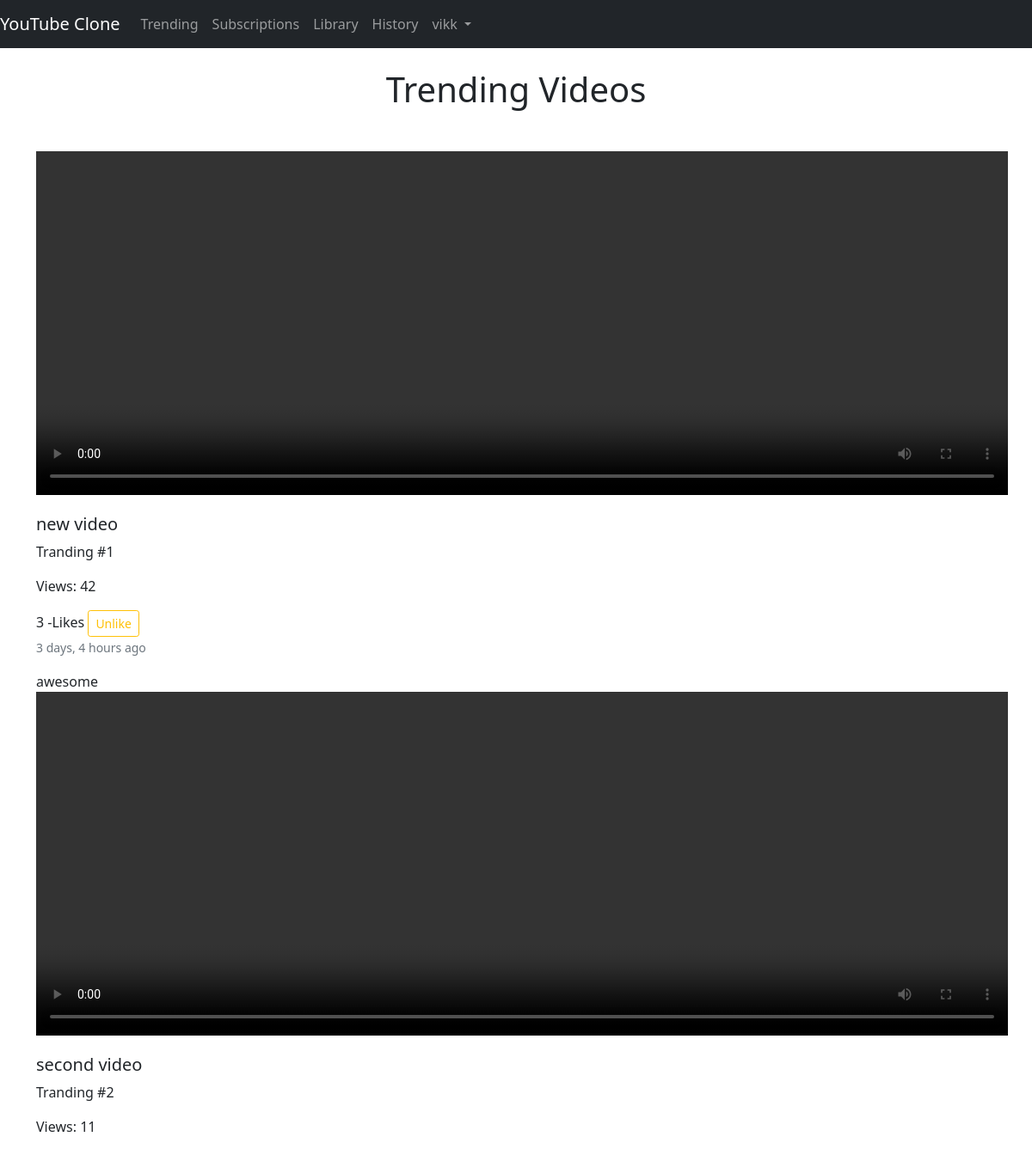
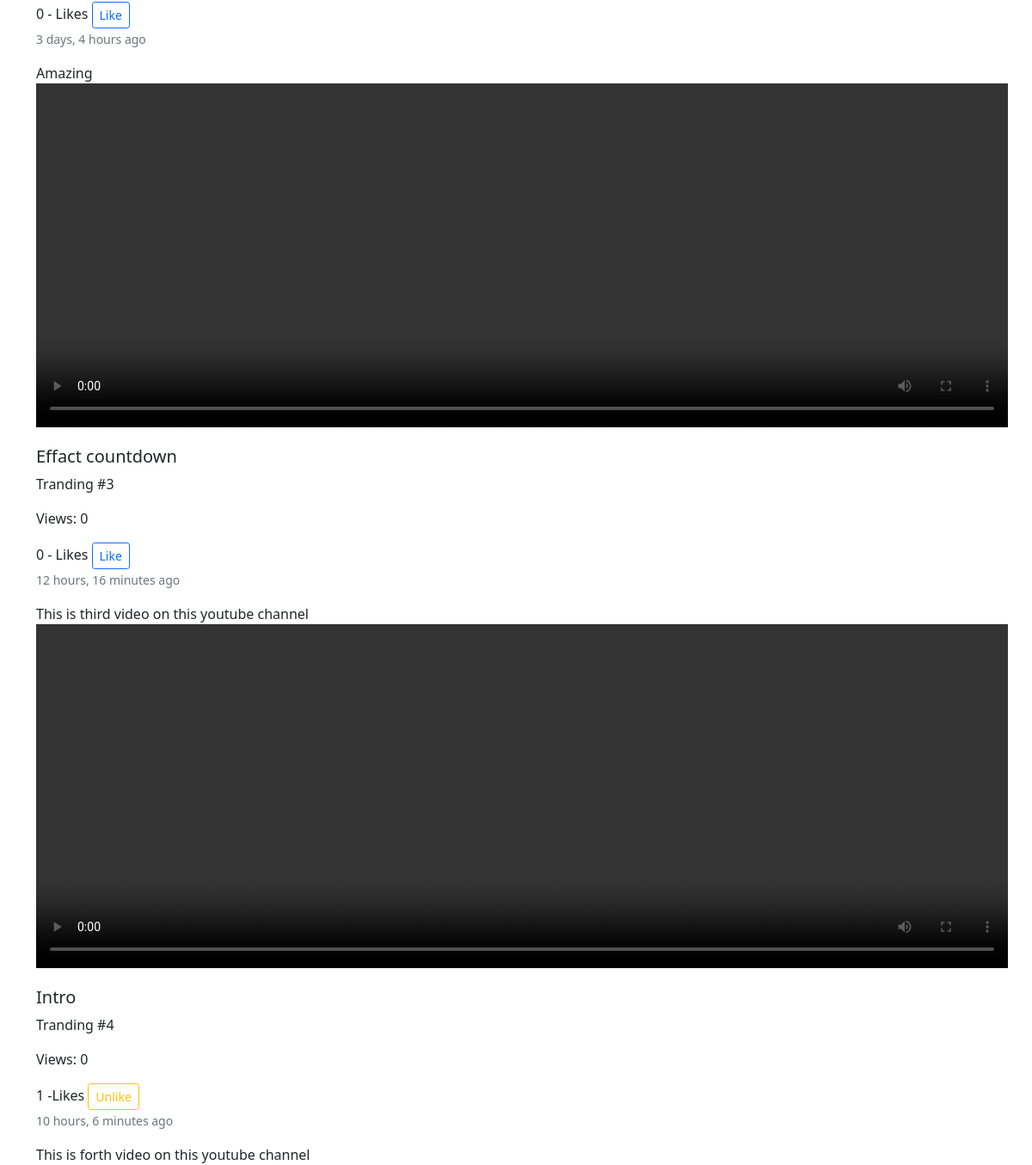
The page /tranding (signed in) on the database its author committed (2 pictures, top to bottom).
### videos/models.py (models this page shows, shortened)
class Video(models.Model):
    user = models.ForeignKey(User, on_delete=models.CASCADE)
    title = models.CharField(max_length=200)
    description = models.TextField(blank=True, null=True)
    video_file = models.FileField(upload_to='videos')
    likes = models.ManyToManyField(User, related_name='video_like', blank=True)
    created_on = models.DateTimeField(auto_now_add=True)
    views = models.IntegerField(default=0)
    channel = models.ForeignKey(Channel, on_delete=models.CASCADE, related_name='channel_videos')
    @classmethod
    def get_tranding_videos(cls):
        return cls.objects.order_by('-views')[:10]
    def total_likes(self):
        return self.likes.count()

### videos/views.py (the view)
# urls.py: path('tranding', views.trending_videos, name='tranding'),
@login_required(login_url='login')
def trending_videos(request):
    videos = Video.get_tranding_videos()
    return render(request, 'videos/tranding_videos.html', {'videos':videos})

### videos/templates/videos/tranding_videos.html (shortened to what this page needs)
{% extends 'videos/base.html' %}
{% block content %}
<div class="container">
    <h1 class="text-center mt-4 mb-5">Trending Videos</h1>
    <div class="row">
        {% for video in videos %}
        <div class="col-md-8">
            <video width="1130" height="400" controls>
                <source src="{{ video.video_file.url }}" type="video/mp4">
            </video>
            <h5 class="card-title mt-3">{{ video.title }}</h5>
            <p>Tranding #{{ forloop.counter }}</p>
            <p>Views: {{ video.views }}</p>
                {% if user in video.likes.all %}
                    {{ video.total_likes }} -Likes <a href="{% url 'like_video' video.id %}" class="btn btn-outline-warning btn-sm">Unlike</a>
                    {% else %}
                    {{ video.total_likes }} - Likes <a href="{% url 'like_video' video.id %}" class="btn btn-outline-primary btn-sm">Like</a>
                {% endif %}
            <p class="card-text"><small class="text-muted">
               {{ video.created_on|timesince }} ago
            </small></p>
            <p class="card-text">{{ video.description }}</p>
        </div>
        {% endfor %}
    </div>
</div>
{% endblock %}

### videos/templates/videos/base.html (shortened to what this page needs)
<!doctype html>
<html lang="en">
  <head>
    <link href="https://cdn.jsdelivr.net/npm/bootstrap@5.0.2/dist/css/bootstrap.min.css" rel="stylesheet">
  </head>
  <body>
    <nav class="navbar navbar-expand-lg navbar-dark bg-dark">
        <a class="navbar-brand" href="/">YouTube Clone</a>
        <div class="collapse navbar-collapse" id="navbarNav">
          <ul class="navbar-nav ml-auto">
            <li class="nav-item active">
              <a class="nav-link" href="{% url 'tranding' %}">Trending</a>
            </li>
            <li class="nav-item active">
              <a class="nav-link" href="#">Subscriptions</a>
            </li>
            <li class="nav-item active">
              <a class="nav-link" href="{% url 'library' %}">Library</a>
            </li>
            <li class="nav-item active">
              <a class="nav-link" href="{% url 'history' %}">History</a>
            </li>
            {% if request.user.is_authenticated %}
            <li class="nav-item dropdown">
              <a class="nav-link dropdown-toggle" href="#" id="navbarDropdown" role="button" data-bs-toggle="dropdown" aria-expanded="false">
                {{request.user.username}}
              </a>
            </li>
            {% endif %}
          </ul>
        </div>
      </nav>
      {% block content %}
      {% endblock content %}
  </body>
</html>

### rows shown on the page
Video: title "new video", views "42", total_likes "3", created_on "3 days, 4 hours", description "awesome"
Video: title "second video", views "11", total_likes "0", created_on "3 days, 4 hours", description "Amazing"
Video: title "Effact countdown", views "0", total_likes "0", created_on "12 hours, 16 minutes", description "This is third video on this youtube channel"
Video: title "Intro", views "0", total_likes "1", created_on "10 hours, 6 minutes", description "This is forth video on this youtube channel"

### other values the page prints
{{ request.user.username }} "vikk"
